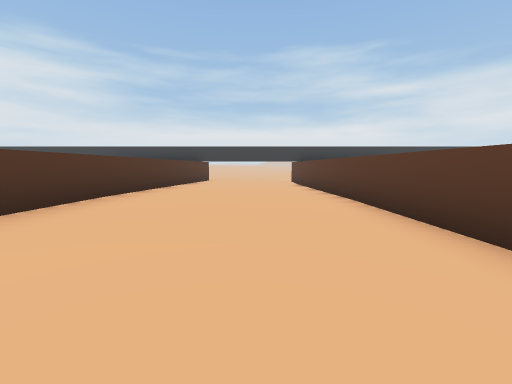
[1] (above)

22 first-person views from a walk through a scene from a Unity 3-D project. The camera is 1.2 m above the floor, tilts 6° down and sees 90° across. The floor is counted in squares, 2 m on a side. Each view is taken from the middle of a square. On the plan, view 1 faces up. The plan holds only what a view shows up to about 9 squares ahead; the rest is blank. The place goes on beyond the plan. The player character is not drawn. Some animated figures are not drawn. Some surface patterns are stand-ins.

[2]
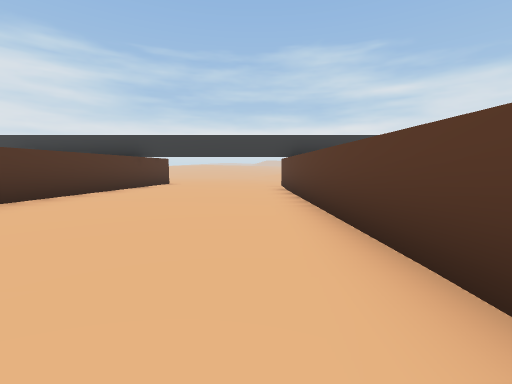

[3]
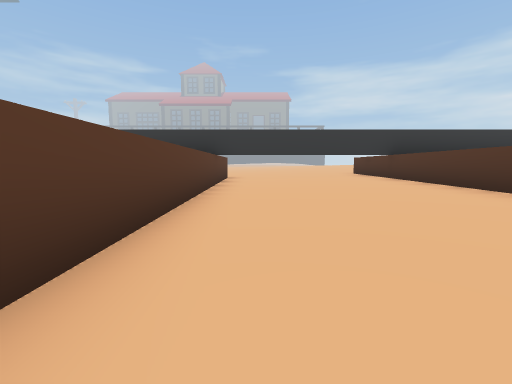

[4]
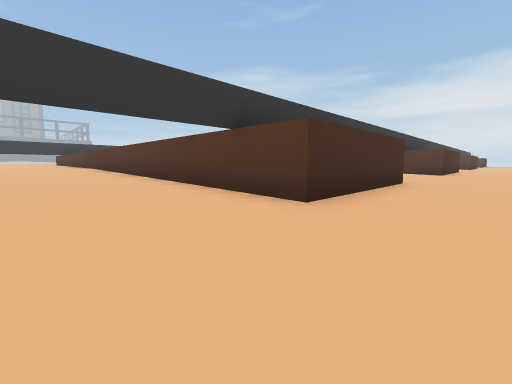

[5]
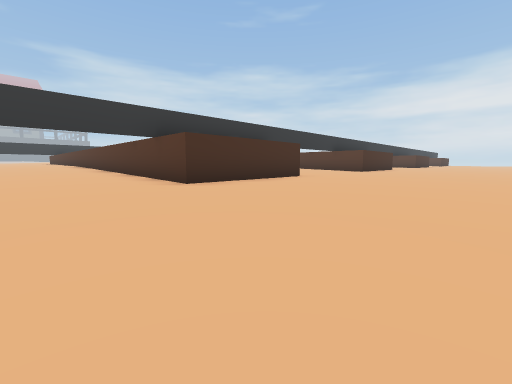

[6]
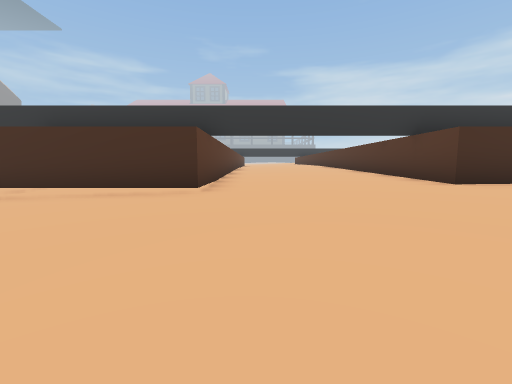

[7]
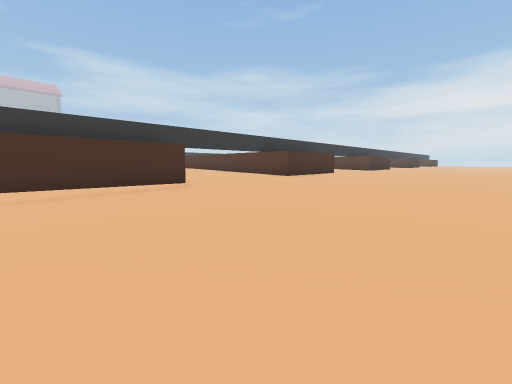

[8]
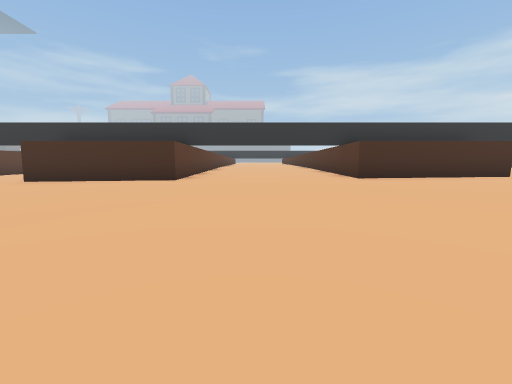

[9]
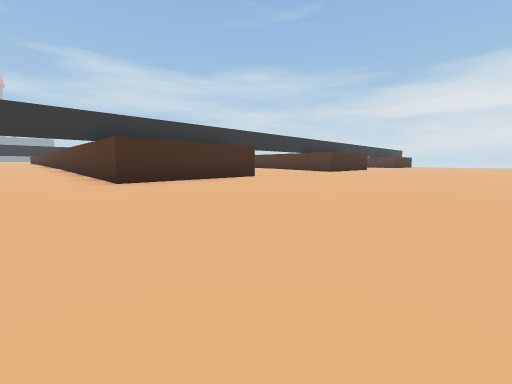

[10]
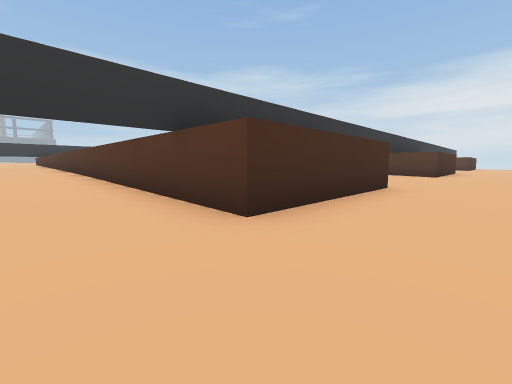

[11]
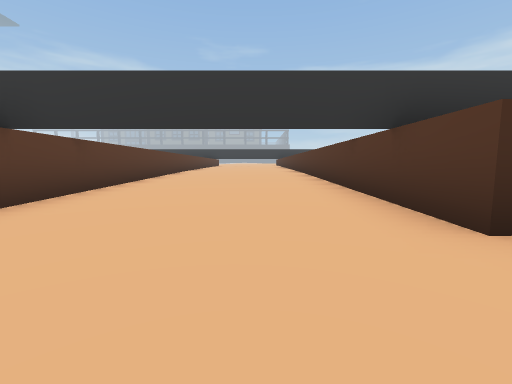

[12]
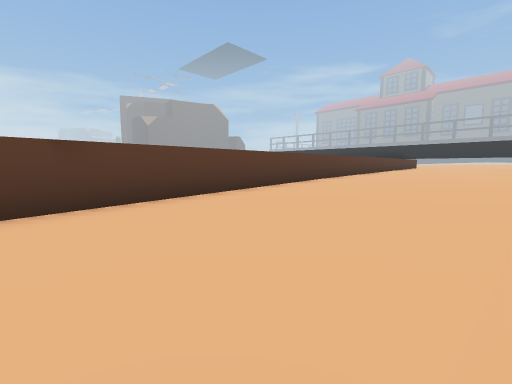

[13]
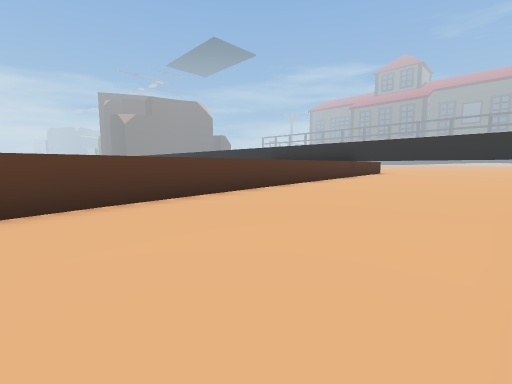

[14]
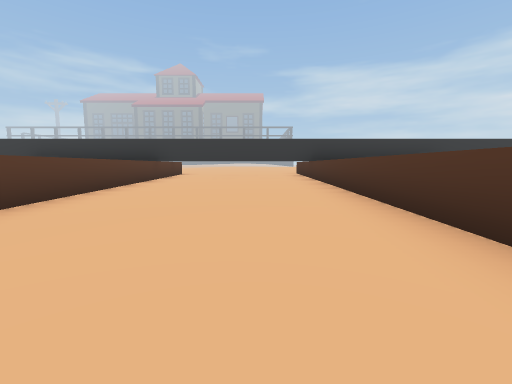

[15]
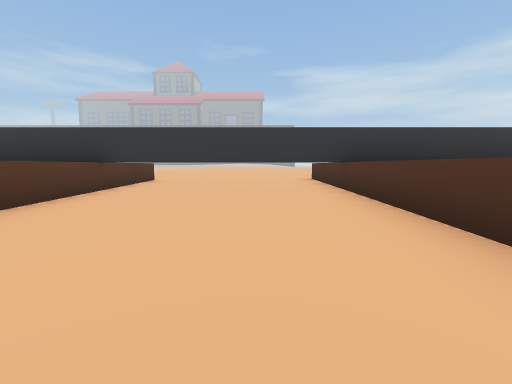

[16]
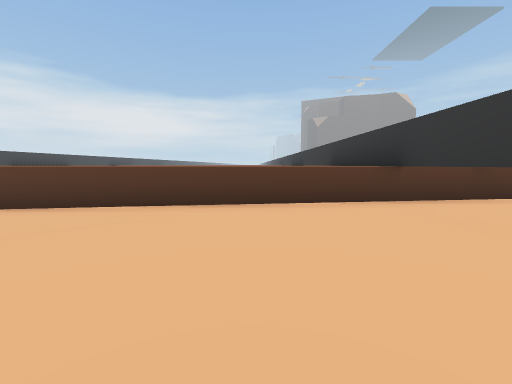

[17]
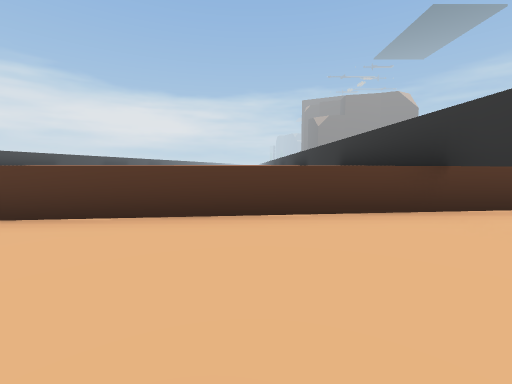

[18]
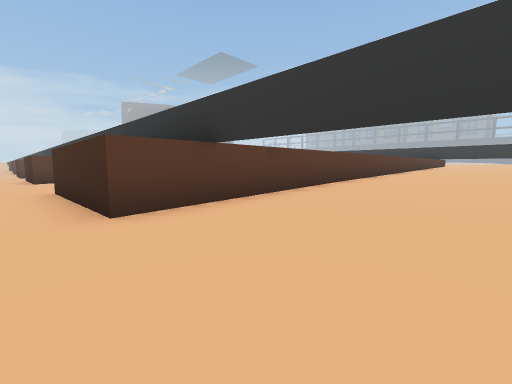

[19]
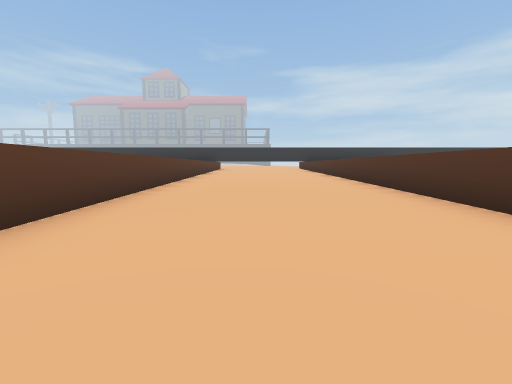

[20]
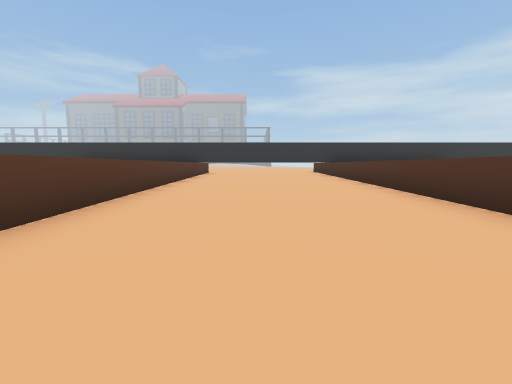

[21]
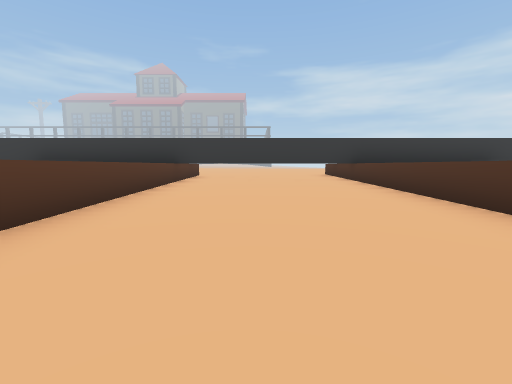

[22]
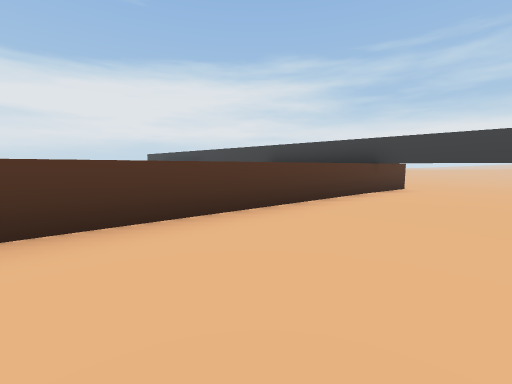

### Floor plan
Key: @ floor where view 1 was taken; # wall or solid block; . main floor; : floor 0.25 m higher than the main floor; - floor 0.25 m lower than the main floor; + floor 0.5 m higher than the main floor; _ floor 0.5 m lower than the main floor; * floor 0.75 m higher than the main floor; < floor 0.75 m lower than the main floor; % floor 1 m higher than the main floor; & floor 1.25 m higher than the main floor; / step, stairs or slope; ^ raised ledge; T thing the floor can be seen under or through.
Columns run from 21 left of view 1 to 6 right of it. Each row starts with its distance up from view 1.
 22             _  ______<<<<///
 21 ..------------ _______<<<<//
 20 .....------------______<<<</
 19 ........------------____<<</
 18   .........----------____<<<
 17 ::............--------____<<
 16 :::::............------____<
 15 ^:::::^^^#....#####.---#####
 14 ^:::::^  ^:...#   #..--#
 13 ^#TT::^  ^::::^   #...-#
 12 ^++++:^  ^::::^   #....#
 11 ^+++++^  ^::::^   ^:...#
 10 ^+++++^  ^+:::^   ^:...#
  9 ^+++++^  ^++++^   ^::..#
  8 ^**+++^  ^++++^   ^:::.#
  7 ^*****^  ^++++^   ^::::^
  6 ^*****^  ^++++^   ^+:::^
  5 ^*****^  ^***+^   ^++::^
  4 ^*****^  ^****^   ^+++:^
  3 ^*****^  ^****^   ^+++:^
  2 ^%%%%*^  ^****^    +++:^
  1 ^%%%%%^  ^****^   ^++++^
  0 ^%%%%%^  ^%***^   ^*+@+^
 -1 ^%%%%%^  ^%%%%^   ^*+++^
 -2 ^%%%%%^^^^%%%%^^^^^**++^
 -3 ######   ######   ^#####
 -4 ^&&&&&   ^%%%%^   ^**++^
 -5          ^%%%%%
 -6           &%%%%

Where each view was taken, in squares from view 1:
view 1: 0 up, 0 right, facing up
view 2: 4 up, 1 right, facing up
view 3: 5 up, 1 right, facing down
view 4: 17 up, 0 right, facing down-left
view 5: 20 up, 0 right, facing down-left
view 6: 20 up, 1 right, facing down
view 7: 22 up, 6 right, facing down-left
view 8: 22 up, 9 left, facing down
view 9: 21 up, 10 left, facing down-left
view 10: 17 up, 10 left, facing down-left
view 11: 17 up, 10 left, facing down
view 12: 13 up, 11 left, facing down-right
view 13: 7 up, 11 left, facing down-right
view 14: 6 up, 10 left, facing down
view 15: 3 up, 10 left, facing down
view 16: 0 up, 11 left, facing right
view 17: 0 up, 10 left, facing right
view 18: 16 up, 19 left, facing down-right
view 19: 11 up, 18 left, facing down
view 20: 7 up, 18 left, facing down
view 21: 5 up, 18 left, facing down
view 22: 5 up, 18 left, facing up-left
